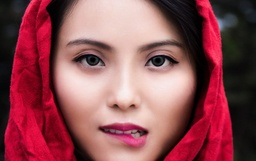
#> input picture K_means/girl.jpg, 256 x 161 px, shrunk from 2048 x 1289 before the run, found by its file name
$ jupyter execute ex2_nen_anh.ipynb
#> lines starting #> are read from the running program, lines starting #| are printed output that depends on the picture
[cell 1]
import matplotlib.pyplot as plt
import matplotlib.image as mpimg
import numpy as np
from scipy.spatial.distance import cdist
import random

[cell 2]
img = mpimg.imread("C:\\Users\\Admin\\minee\\MachineLearning\\K_means\\girl.jpg")
#> img is the input picture: shape (161, 256, 3); mean R, G, B 143.1, 77.1, 84.2
plt.imshow(img)
implot = plt.imshow(img)
plt.axis('off')
plt.show()
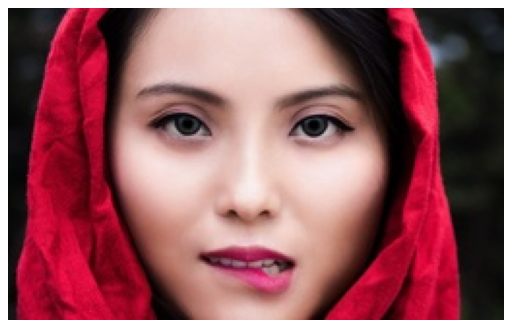
#> figure drawn by matplotlib, 1 panel

[cell 3]
img.shape
#> Out = (161, 256, 3)

[cell 4]
X = img.reshape((img.shape[0]*img.shape[1], img.shape[2]))
X.shape
#> Out = (41216, 3)

[cell 5]
# khởi tạo các tâm cụm ban đầu
def init_centroids(X,k):
#> called with X = array of shape (41216, 3), k = 2
    centroids_init = X[np.random.choice(X.shape[0],k, replace=False)]
#> centroids_init = [[173, 129, 126], [205, 12, 56]]
    return centroids_init
# gán nhãn mới cho mỗi điểm của dữ liệu
def asign_new_labels(X, centroids):
    dist_X_centroids = cdist(X,centroids)
    new_labels = np.argmin(dist_X_centroids, axis=1)
    return new_labels
# cập nhật tâm cụm mới khi biết các nhãn
def update_centroids(X,labels,k):
    centroids = np.zeros((k, X.shape[1]))
    for i in range(k):
        Xk = X[labels==i,:]
        centroids[i,:] = np.mean(Xk, axis=0)
    return centroids
# điều kiện dừng
def has_converged(centroids, new_centroids):
    return set([tuple(a) for a in centroids]) == set([tuple(a) for a in new_centroids])

[cell 6]
def kmeans(X,k):
    centroids_start = init_centroids(X,k)
#> centroids_start = [[173, 129, 126], [205, 12, 56]]
    centroids_list = [centroids_start]
#> centroids_list = [[[173, 129, 126], [205, 12, 56]]]
    labels=[]
    it = 0
    while True:
        labels_new = asign_new_labels(X, centroids_list[-1])
        labels.append(labels_new)
        centroids_new = update_centroids(X, labels_new, k)
        if has_converged(centroids_list[-1], centroids_new):
            break
        centroids_list.append(centroids_new)
        it+=1
#> this loop made 8 passes
#> centroids_new on passes 1 to 8: [[206.9, 164.3, 158.2], [98.24, 15.82, 32.15]], [[216.8, 169.4, 164.5], [96.95, 19.32, 33.9]], [[217.8, 171, 166], [97.8, 20.14, 34.6]], [[218, 171.6, 166.5], [98.16, 20.38, 34.82]], [[218.1, 171.9, 166.7], [98.32, 20.5, 34.94]], [[218.1, 172, 166.8], [98.37, 20.53, 34.97]], [[218.1, 172, 166.8], [98.38, 20.53, 34.97]], [[218.1, 172, 166.8], [98.38, 20.53, 34.97]]
#> after the loop, centroids_list = 8 items; it = 7; labels = 8 items

    return centroids_list, labels, it

[cell 7]
def kmeans_display(X,centroids, labels, k):
    img1 = np.zeros_like(X)
    for i in range(k):
        img1[labels==i] = centroids[i]

    img2 = img1.reshape((img.shape[0], img.shape[1], img.shape[2]))
    plt.imshow(img2, interpolation='nearest')
    plt.axis('off')
    plt.show()

[cell 8]
centroids_2k, labels_2k, it_2k = kmeans(X,k=2)
#> centroids_2k = 8 items; labels_2k = 8 items; it_2k = 7
centroids_5k, labels_5k, it_5k = kmeans(X,k=5)
#> centroids_5k = 37 items; labels_5k = 37 items; it_5k = 36
centroids_10k, labels_10k, it_10k = kmeans(X,k=10)
#> centroids_10k = 140 items; labels_10k = 140 items; it_10k = 139
centroids_15k, labels_15k, it_15k = kmeans(X,k=15)
#> in init_centroids (call 4), `centroids_init = X[np.random.choice(X.shape[0],k, replace=False)]`: centroids_init = 15 rows, first 8: [228, 178, 169], [199, 154, 148], [195, 2, 47], [191, 136, 131], [122, 0, 21], [172, 131, 129], [193, 7, 48], [215, 5, 54]
#> in kmeans (call 4), `centroids_start = init_centroids(X,k)`: centroids_start has the same summary as centroids_init in init_centroids
#> centroids_15k = 95 items; labels_15k = 95 items; it_15k = 94
centroids_20k, labels_20k, it_20k = kmeans(X,k=20)
#> in init_centroids (call 5), `centroids_init = X[np.random.choice(X.shape[0],k, replace=False)]`: centroids_init = 20 rows, first 8: [125, 93, 82], [153, 4, 33], [42, 13, 9], [70, 8, 21], [59, 38, 33], [203, 6, 52], [197, 134, 117], [136, 18, 42]
#> in kmeans (call 5), `centroids_start = init_centroids(X,k)`: centroids_start has the same summary as centroids_init in init_centroids
#> centroids_20k = 84 items; labels_20k = 84 items; it_20k = 83

[cell 9]
kmeans_display(X, centroids_2k[-1], labels_2k[-1], k=2)
#> in kmeans_display, `img2 = img1.reshape((img.shape[0], img.shape[1], img.shape[2]))`:
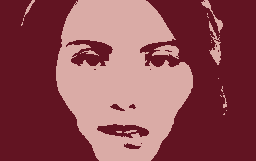
#> img2: shape (161, 256, 3); mean R, G, B 142.8, 76.4, 83.3
kmeans_display(X, centroids_5k[-1], labels_5k[-1], k=5)
#> call 2 of kmeans_display, with X = array of shape (41216, 3), centroids = array of shape (5, 3), labels = array of shape (41216,), k = 5
#> in kmeans_display (call 2), `img2 = img1.reshape((img.shape[0], img.shape[1], img.shape[2]))`:
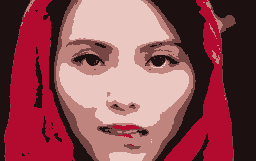
#> img2: shape (161, 256, 3); mean R, G, B 142.9, 76.5, 83.6
kmeans_display(X, centroids_10k[-1], labels_10k[-1], k=10)
#> call 3 of kmeans_display, with X = array of shape (41216, 3), centroids = array of shape (10, 3), labels = array of shape (41216,), k = 10
#> in kmeans_display (call 3), `img2 = img1.reshape((img.shape[0], img.shape[1], img.shape[2]))`:
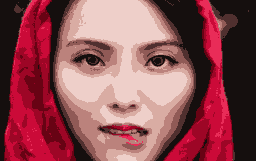
#> img2: shape (161, 256, 3); mean R, G, B 142.5, 76.5, 83.6
kmeans_display(X, centroids_15k[-1], labels_15k[-1], k=15)
#> call 4 of kmeans_display, with X = array of shape (41216, 3), centroids = array of shape (15, 3), labels = array of shape (41216,), k = 15
#> in kmeans_display (call 4), `img2 = img1.reshape((img.shape[0], img.shape[1], img.shape[2]))`:
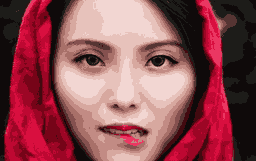
#> img2: shape (161, 256, 3); mean R, G, B 142.6, 76.6, 83.7
kmeans_display(X, centroids_20k[-1], labels_20k[-1], k=20)
#> in kmeans_display (call 5), `img2 = img1.reshape((img.shape[0], img.shape[1], img.shape[2]))`:
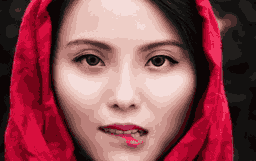
#> img2: shape (161, 256, 3); mean R, G, B 142.6, 76.7, 83.7
